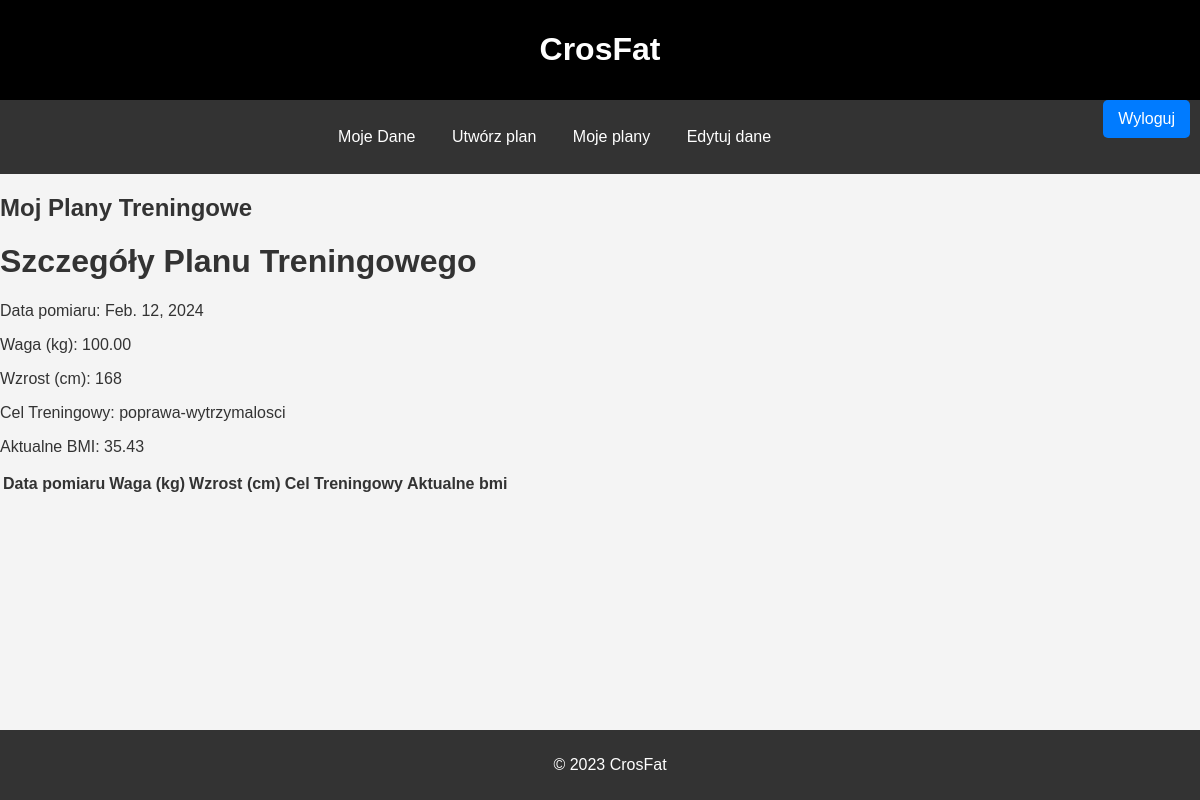
The page /Plans/5/ on the database its author committed.
### crosfat/models.py (models this page shows, shortened)
class PlanTreningowy(models.Model):
    user = models.ForeignKey(settings.AUTH_USER_MODEL, on_delete=models.CASCADE)
    waga = models.DecimalField(max_digits=5, decimal_places=2)
    wzrost = models.IntegerField()
    cel = models.CharField(max_length=100)
    data = datetime.now().date()
    bmi = models.DecimalField(max_digits=5, decimal_places=2)
    PLEC = (
        ('M', 'Mężczyzna'),
        ('K', 'Kobieta'),
    )

### crosfat/views.py (the view)
# urls.py: path('Plans/<int:pk>/', PlanDetails.as_view(), name='plan_details'),
class PlanDetails(DetailView):
    model = PlanTreningowy
    template_name = 'plan_details.html'  # Twój szablon HTML dla szczegółów planu treningowego
    context_object_name = 'plan'

### crosfat/templates/plan_details.html (shortened to what this page needs)
<!DOCTYPE html>
<html lang="en">
<head>
    {% load static %}
    <link rel="stylesheet" type="text/css" href="{% static 'crosfat/style1.css' %}">
</head>
<body>
    <header>
        <h1>CrosFat</h1>
        <div class="signup-link">
            <a href="{% url 'crosfat:wyloguj' %}" style="float:right;">Wyloguj</a>
        </div>
    </header>
    <main>
        <nav>
            <a href="{% url 'crosfat:user' %}">Moje Dane</a>
            <a href="{% url 'crosfat:create' %}">Utwórz plan</a>
            <a href="{% url 'crosfat:lista_planow' %}">Moje plany</a>
            <a href="{% url 'crosfat:Edit' %}">Edytuj dane</a>
        </nav>
        <h2>Moj Plany Treningowe</h2>
        <table>
            <thead>
                <tr>
                    <th> Data pomiaru </th>
                    <th>Waga (kg)</th>
                    <th>Wzrost (cm)</th>
                    <th>Cel Treningowy</th>
                    <th>Aktualne bmi</th>
                </tr>
            </thead>
            <body>
    <h1>Szczegóły Planu Treningowego</h1>
    <p>Data pomiaru: {{ plan.data }}</p>
    <p>Waga (kg): {{ plan.waga }}</p>
    <p>Wzrost (cm): {{ plan.wzrost }}</p>
    <p>Cel Treningowy: {{ plan.cel }}</p>
    <p>Aktualne BMI: {{ plan.bmi }}</p>
</body>
        </table>
    </main>
    <footer>
        <p>&copy; 2023 CrosFat</p>
    </footer>
</body>
</html>

### crosfat/static1/crosfat/style1.css (style rules this page uses)
body, html { font-family: Arial, sans-serif; margin: 0; padding: 0; height: 100%; background-color: #f4f4f4; color: #333; }
header { background-color: #000; color: white; text-align: center; padding: 10px 0; }
nav { background-color: #333; color: white; text-align: center; padding: 14px 16px; }
nav a { color: white; text-decoration: none; padding: 14px 16px; display: inline-block; }
footer { background-color: #333; color: white; text-align: center; padding: 10px; position: fixed; bottom: 0; width: 100%; }
.signup-link a, .login-link a { color: #007bff; text-decoration: none; }
.signup-link a { color: white; background-color: #007bff; padding: 10px 15px; border-radius: 5px; margin: 10px; text-decoration: none; float: right; }

### rows shown on the page
PlanTreningowy: data "Feb. 12, 2024", waga "100.00", wzrost "168", cel "poprawa-wytrzymalosci", bmi "35.43"
